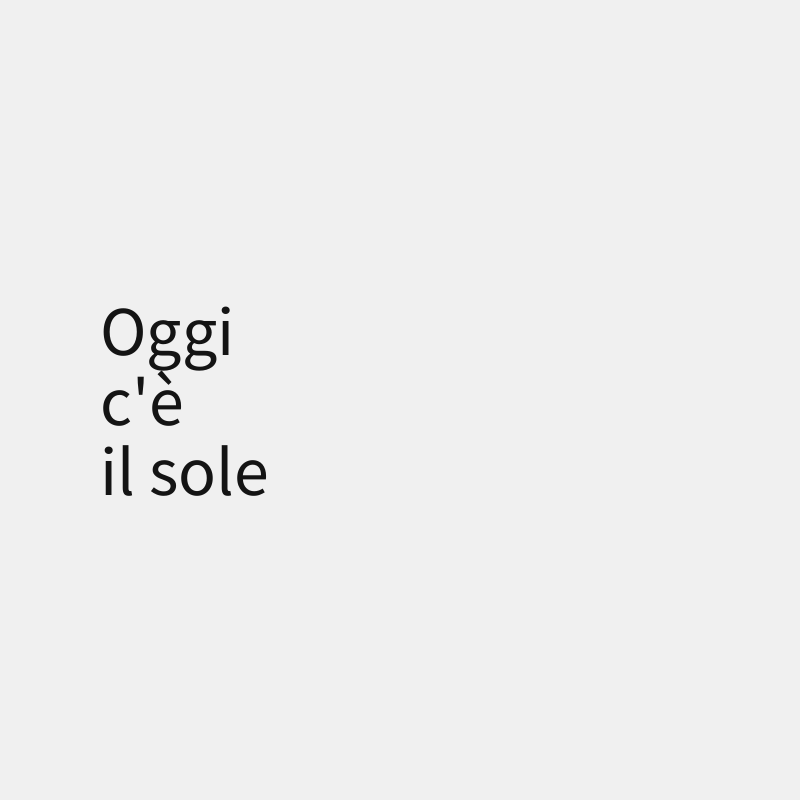
Frame 1 (no input)
Frame 60 (the mouse pressed at the canvas centre just before this capture): identical to frame 1, image omitted
Frame 120 (the mouse held since frame 60 and released just before this capture): identical to frame 1, image omitted

The Processing sketch that drew this single still picture (run headless with seeded random() and noise(); from frame 60 on, the mouse is pressed at the canvas centre):

// Processing sketch: sketch_0003Type
// ── sketch_0003Type.pde
//come modificare la visualizzazione del testo
String frase = "Oggi\nc'è\nil sole";
float interlinea = 1;

void setup() {
  size(800, 800); 
}

void draw() {
  background(240);
  fill(20);
  //dimensioni
  textSize(70);
  //allineamento
  textAlign(LEFT, CENTER);
  /*per l'interlinea possiamo lavorare con una piccola operazione
  usando la variabile "interlinea" che abbiamo creato sopra*/
  textLeading(70*interlinea);
  text(frase, 100, height/2);
}
